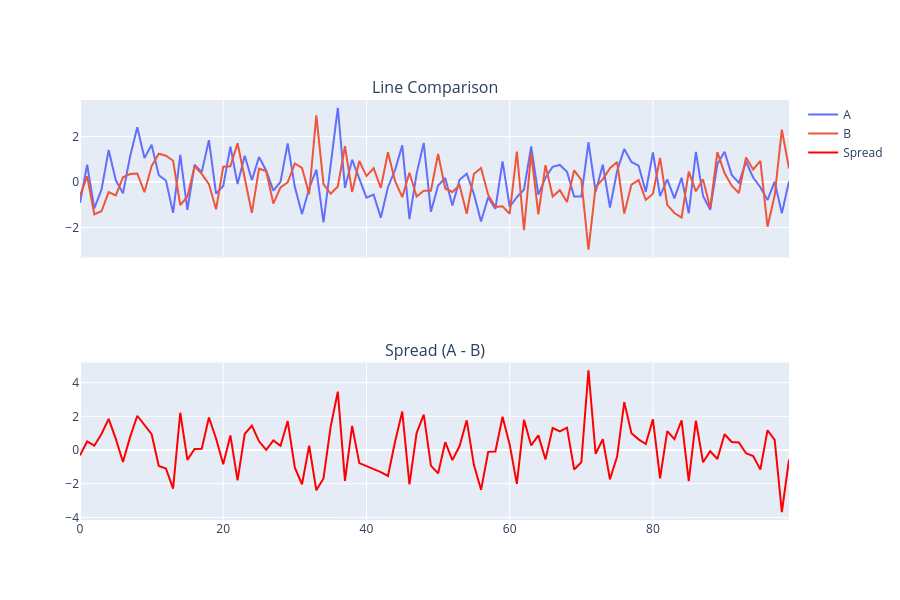

The cell this chart's notebook holds for it:
### Code cell
import plotly.graph_objects as go
from plotly.subplots import make_subplots

# The modern way to get the exact spread visualization:
fig = make_subplots(rows=2, cols=1, shared_xaxes=True, 
                    subplot_titles=("Line Comparison", "Spread (A - B)"))

fig.add_trace(go.Scatter(x=df.index, y=df['A'], name='A'), row=1, col=1)
fig.add_trace(go.Scatter(x=df.index, y=df['B'], name='B'), row=1, col=1)

spread = df['A'] - df['B']
fig.add_trace(go.Scatter(x=df.index, y=spread, name='Spread', line=dict(color='red')), row=2, col=1)

fig.update_layout(height=600, showlegend=True)
fig.show()
